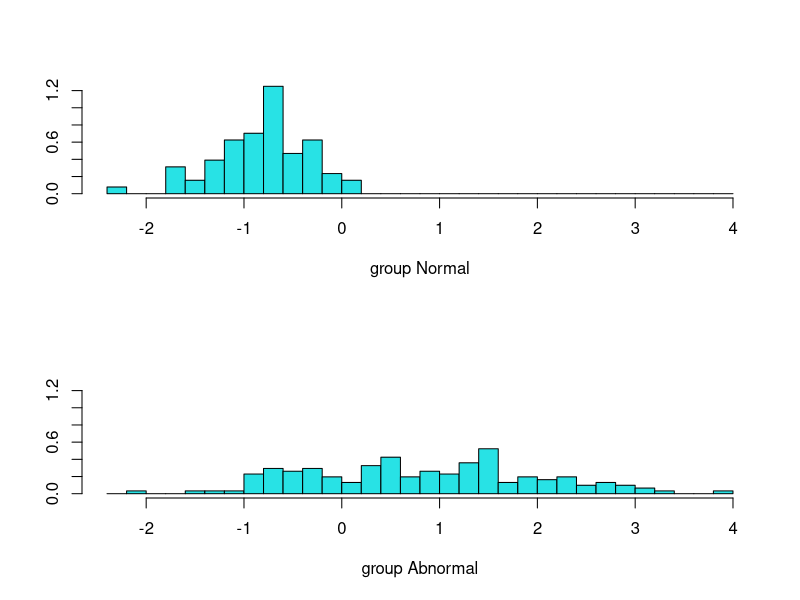

This figure's R source:
## ---- chunk 1
library(FNN)
library(MASS)
## ---- chunk 2
set.seed(1786397)
## ---- chunk 3
setwd(dirname(rstudioapi::getActiveDocumentContext()$path))



vertebral_df = read.csv("Vertebral.txt", header = TRUE, sep = ",", comment.char = "#")
vertebral_df$Status <-
	factor(
		vertebral_df$Status,
		levels = c("Normal", "Abnormal"),
		labels = c("Normal", "Abnormal")
	)
summary(vertebral_df)
## ---- chunk 4
vert_df = subset(vertebral_df, select = c("Status", "Incidence", "Radius", "Degree"))
## ---- chunk 5
training = round(nrow(vert_df)*0.7)
training_index = sample( c(1:nrow(vert_df)), training)
training_data = vert_df[training_index,]
summary(training_data)
testing_data = vert_df[-training_index,]
summary(testing_data)
## ---- chunk 6
vert_df_LR = glm(Status ~ ., data = training_data, family = binomial(link = "logit"))
summary(vert_df_LR)
## ---- chunk 7
vert_df_LDA = lda(Status ~ ., data = training_data)
vert_df_LDA
plot(vert_df_LDA)
## ---- chunk 8
LR_Test_Output = predict(vert_df_LR, testing_data, type = "response")
threshold = 0.5
LR_Test_Results = as.factor(ifelse(LR_Test_Output < threshold, "Abnormal", "Normal"))
LR_Correct_Pred = sum (testing_data$Status == LR_Test_Results)
LR_Correct_Pred
LR_Accuracy = LR_Correct_Pred / nrow(testing_data)
LR_Accuracy
## ---- chunk 9
LDA_Test_Output = predict(vert_df_LDA, testing_data, type = "response")$class
LDA_Correct_Predictions = sum(testing_data$Status == LDA_Test_Output)
LDA_Correct_Predictions
LDA_Accuracy = LDA_Correct_Predictions/nrow(testing_data)
LDA_Accuracy

## ---- chunk 10
confusion_mat_LR <-
	table(testing_data$Status, LR_Test_Results)[2:1, 2:1]
confusion_mat_LR
TP_LR = confusion_mat_LR[1]
TN_LR = confusion_mat_LR[4]
FP_LR = confusion_mat_LR[2]
FN_LR = confusion_mat_LR[3]

precision_LR = TP_LR / (TP_LR + FP_LR)
print(sprintf("Precision = %f", precision_LR))

recall_LR = TP_LR / (TP_LR + FN_LR)
print(sprintf("Recall = %f", recall_LR))
## ---- chunk 11
confusion_mat_LDA <-
	table(testing_data$Status, LDA_Test_Output)[2:1, 2:1]
confusion_mat_LDA
TP_LDA = confusion_mat_LDA[1]
TN_LDA = confusion_mat_LDA[4]
FP_LDA = confusion_mat_LDA[2]
FN_LDA = confusion_mat_LDA[3]

precision_LDA = TP_LDA / (TP_LDA + FP_LDA)
print(sprintf("Precision = %f", precision_LDA))

recall_LDA = TP_LDA / (TP_LDA + FN_LDA)
print(sprintf("Recall = %f", recall_LDA))
